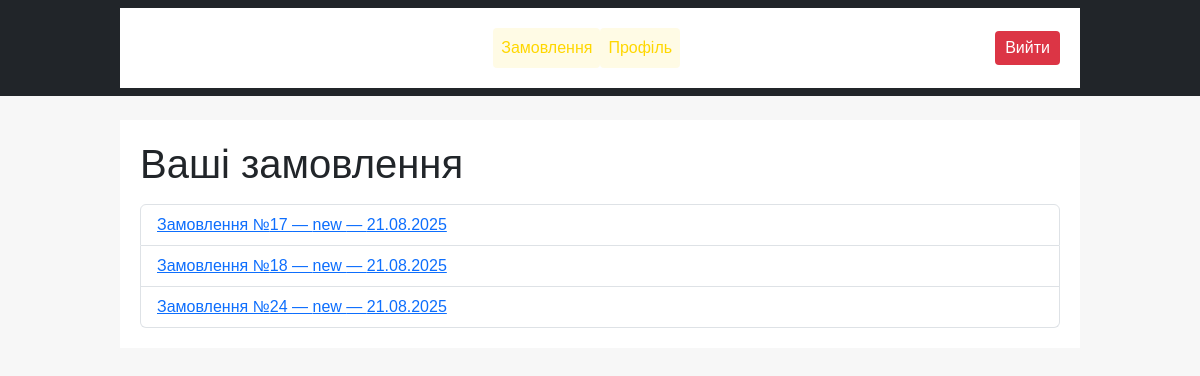
The page /uk/orders/ (signed in) on the database as committed earlier.
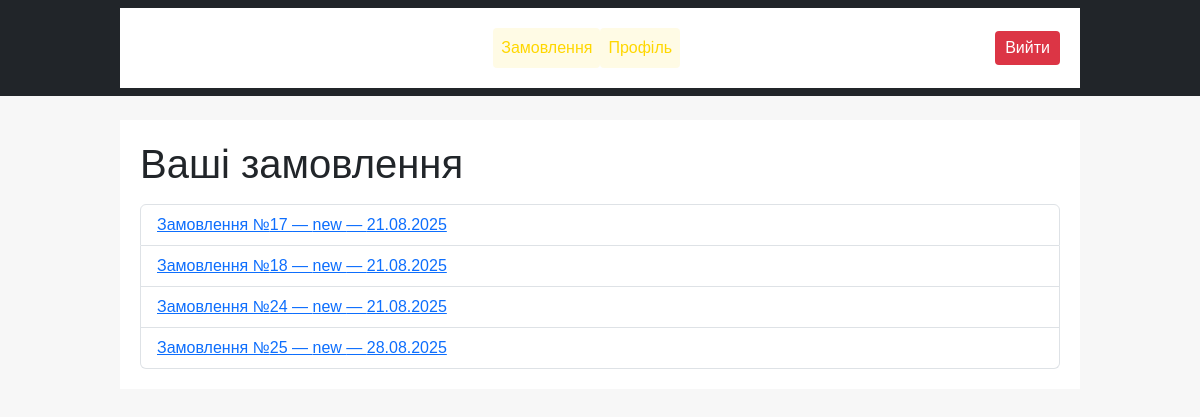
The same page on the database as committed later.
### orders/models.py (models this page shows, shortened)
class Order(models.Model):
    STATUS_CHOICES = (
        ('new', 'Нове'),
        ('paid', 'Оплачене'),
        ('shipped', 'Відправлене'),
        ('delivered', 'Доставлене'),
    )
    buyer = models.ForeignKey(
        settings.AUTH_USER_MODEL,
        on_delete=models.CASCADE,
        related_name='orders'
    )
    created_at = models.DateTimeField(auto_now_add=True)
    status = models.CharField(
        max_length=20, choices=STATUS_CHOICES, default='new'
    )

### orders/views.py (the view)
# urls.py: path('', OrderListView.as_view(), name='order-list'),
class OrderListView(LoginRequiredMixin, ListView):
    template_name = 'orders/order_list.html'
    model = Order
    context_object_name = 'orders'
    def get_queryset(self):
        return Order.objects.filter(buyer=self.request.user).prefetch_related('items__product')

### orders/templates/orders/order_list.html (shortened to what this page needs)
{% extends 'base.html' %}
{% block content %}
<h1 class="mb-3">Ваші замовлення</h1>
<ul class="list-group">
  {% for order in orders %}
    <li class="list-group-item">
      <a href="{% url 'order-detail' order.pk %}">
        Замовлення №{{ order.pk }} — {{ order.status }} — {{ order.created_at|date:"d.m.Y" }}
      </a>
    </li>
  {% endfor %}
</ul>
{% endblock %}

### templates/base.html (shortened to what this page needs)
{% load static i18n %}
<!DOCTYPE html>
<html lang="{{ LANGUAGE_CODE }}">
<head>
    <link href="https://cdn.jsdelivr.net/npm/bootstrap@5.3.3/dist/css/bootstrap.min.css" rel="stylesheet">
    <link href="{% static 'css/main.css' %}" rel="stylesheet">
</head>
<body>
    {% include 'navbar.html' %}
    <div class="container mt-4">
        {% block content %}{% endblock %}
    </div>
</body>
</html>

### templates/navbar.html (shortened to what this page needs)
{% load static %}
{% load custom_tags %}
<nav class="navbar navbar-expand-lg navbar-dark bg-dark">
  <div class="container">
    <a class="navbar-brand" href="{% url 'home' %}">Marketplace</a>
    <div class="collapse navbar-collapse" id="navbarNav">
      <ul class="navbar-nav me-auto mb-2 mb-lg-0">
        <li class="nav-item">
          <a class="nav-link {% if request.path == '/' or request.path == '/en/' %}active{% endif %}" href="{% url 'home' %}">Головна</a>
        </li>
        <li class="nav-item">
          <a class="nav-link {% if '/products' in request.path %}active{% endif %}" href="{% url 'product-list' %}">Товари</a>
        </li>
        {% if user.is_authenticated %}
          <li class="nav-item">
            <a class="nav-link {% if '/orders/cart/' in request.path %}active{% endif %}" href="{% url 'cart' %}">Кошик</a>
          </li>
          <li class="nav-item">
            <a class="nav-link {% if '/orders/' in request.path and not '/cart/' in request.path %}active{% endif %}" href="{% url 'order-list' %}">Замовлення</a>
          </li>
          <li class="nav-item">
            <a class="nav-link {% if '/users/profile/'|add:user.pk|stringformat:"s" in request.path %}active{% endif %}" href="{% url 'profile' user.pk %}">Профіль</a>
          </li>
        {% endif %}
      </ul>
      {% if user.is_authenticated %}
      <form action="{% url 'logout' %}" method="post" class="d-flex logout-form">
          <button class="btn logout-btn" type="submit">Вийти</button>
      </form>
      {% endif %}
    </div>
  </div>
</nav>

### static/css/main.css (style rules this page uses)
body { font-family: Arial, sans-serif; margin: 0; padding: 0; background-color: #f7f7f7; }
.container { max-width: 960px; margin: auto; padding: 20px; background-color: white; }
.navbar .nav-link { transition: color 0.3s ease, background-color 0.3s ease; border-radius: 4px; }
.navbar .nav-link.active, .navbar .nav-link:hover { color: #ffd700 !important; background-color: rgba(255, 215, 0, 0.1) !important; }
button { background-color: #28a745; color: white; padding: 6px 12px; border: none; cursor: pointer; border-radius: 4px; transition: background-color 0.3s ease; }
nav { display: flex; flex-wrap: wrap; justify-content: center; align-items: center; background-color: #ffffff; padding: 10px; gap: 10px; }
nav a { color: black; text-decoration: none; padding: 5px 10px; transition: color 0.3s ease, background-color 0.3s ease; border-radius: 4px; }
nav a:hover, nav a.active { color: black; background-color: rgba(0, 0, 0, 0.05); }
.logout-btn { background-color: #dc3545; color: white; border: none; padding: 5px 10px; border-radius: 4px; cursor: pointer; transition: background-color 0.3s ease; }

Rows that differ between the two databases and show on the page:
added Order: pk "25", status "new", created_at "28.08.2025"
